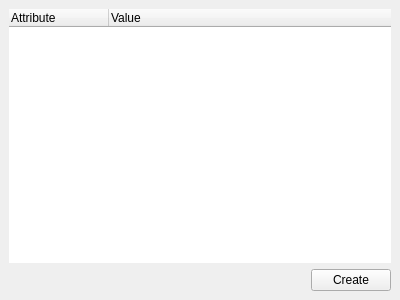
<?xml version="1.0" encoding="UTF-8"?>
<ui version="4.0">
 <class>AttributesWidget</class>
 <widget class="QDockWidget" name="AttributesWidget">
  <property name="geometry">
   <rect>
    <x>0</x>
    <y>0</y>
    <width>400</width>
    <height>300</height>
   </rect>
  </property>
  <widget class="QWidget" name="dockWidgetContents">
   <layout class="QVBoxLayout" name="verticalLayout">
    <item>
     <widget class="QTreeWidget" name="treeWidget">
      <property name="frameShape">
       <enum>QFrame::NoFrame</enum>
      </property>
      <property name="editTriggers">
       <set>QAbstractItemView::NoEditTriggers</set>
      </property>
      <property name="selectionMode">
       <enum>QAbstractItemView::NoSelection</enum>
      </property>
      <property name="indentation">
       <number>8</number>
      </property>
      <property name="animated">
       <bool>true</bool>
      </property>
      <column>
       <property name="text">
        <string>Attribute</string>
       </property>
      </column>
      <column>
       <property name="text">
        <string>Value</string>
       </property>
      </column>
     </widget>
    </item>
    <item>
     <layout class="QHBoxLayout" name="horizontalLayout">
      <item>
       <spacer name="horizontalSpacer">
        <property name="orientation">
         <enum>Qt::Horizontal</enum>
        </property>
        <property name="sizeHint" stdset="0">
         <size>
          <width>40</width>
          <height>20</height>
         </size>
        </property>
       </spacer>
      </item>
      <item>
       <widget class="QPushButton" name="btnSubmit">
        <property name="text">
         <string>Create</string>
        </property>
       </widget>
      </item>
     </layout>
    </item>
   </layout>
  </widget>
 </widget>
 <resources/>
 <connections/>
</ui>
